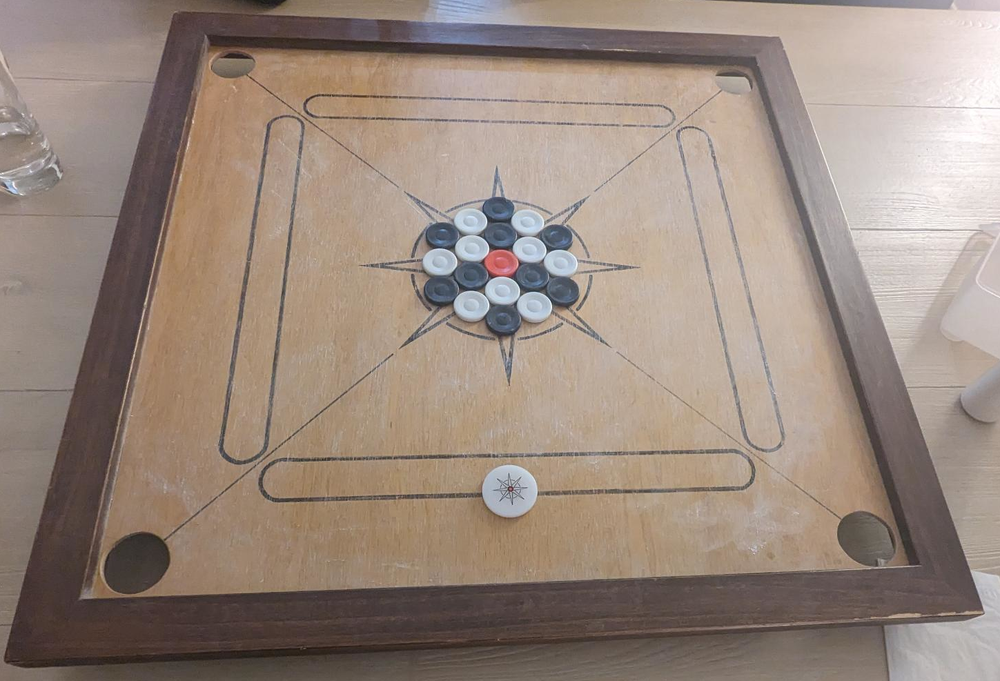
#> input picture images/board.png, 1000 x 681 px, shrunk from 1449 x 987 before the run
$ python tune_color.py
#> lines starting #> are read from the running program, lines starting #| are printed output that depends on the picture; after the words box and inside, x2 and y2 are one past the last pixel; in counts of white or black regions, pixels touching at a corner belong together
import cv2
import numpy as np

# Read and convert image to HSV
img = cv2.imread("images/board.png")
#> img is the input picture: shape (681, 1000, 3); mean B, G, R 125.8, 136.8, 153.1
hsv = cv2.cvtColor(img, cv2.COLOR_BGR2HSV)
#> hsv: shape (681, 1000, 3); mean H, S, V 22.1, 50, 153.9

# Create a window for the trackbars
win_name = "HSV Thresholding"
cv2.namedWindow(win_name)

# Initial trackbar values for H, S, V
# Hue range is [0..179], Saturation and Value are [0..255] in OpenCV
h_min, s_min, v_min = 5, 50, 50
h_max, s_max, v_max = 30, 255, 255

# Trackbar names
tb_h_min = "Hue Min"
tb_h_max = "Hue Max"
tb_s_min = "Sat Min"
tb_s_max = "Sat Max"
tb_v_min = "Val Min"
tb_v_max = "Val Max"

# Create trackbars
cv2.createTrackbar(tb_h_min, win_name, h_min, 179, lambda x: None)
cv2.createTrackbar(tb_h_max, win_name, h_max, 179, lambda x: None)
cv2.createTrackbar(tb_s_min, win_name, s_min, 255, lambda x: None)
cv2.createTrackbar(tb_s_max, win_name, s_max, 255, lambda x: None)
cv2.createTrackbar(tb_v_min, win_name, v_min, 255, lambda x: None)
cv2.createTrackbar(tb_v_max, win_name, v_max, 255, lambda x: None)

while True:
    # Read the current positions of the trackbars
    h_min = cv2.getTrackbarPos(tb_h_min, win_name)
    h_max = cv2.getTrackbarPos(tb_h_max, win_name)
    s_min = cv2.getTrackbarPos(tb_s_min, win_name)
    s_max = cv2.getTrackbarPos(tb_s_max, win_name)
    v_min = cv2.getTrackbarPos(tb_v_min, win_name)
    v_max = cv2.getTrackbarPos(tb_v_max, win_name)

    # Build the lower and upper bound arrays
    lower = np.array([h_min, s_min, v_min], dtype=np.uint8)
    upper = np.array([h_max, s_max, v_max], dtype=np.uint8)

    # Threshold in HSV space
    mask = cv2.inRange(hsv, lower, upper)
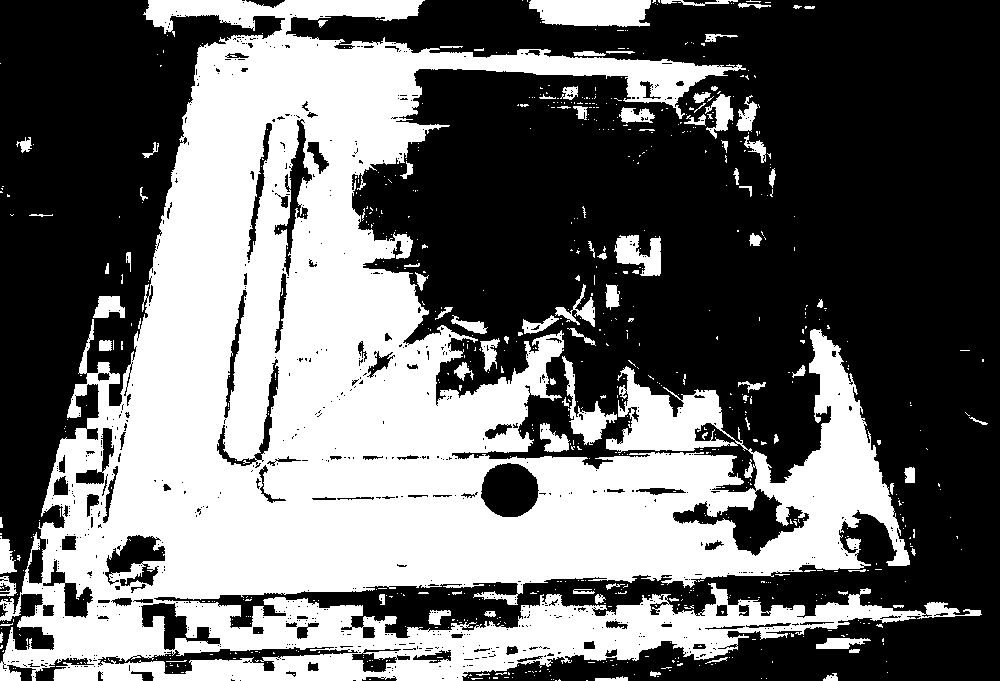
#> mask: shape (681, 1000); 42.3% white; 753 white regions (659 under 20 px), largest, box (x1, y1, x2, y2) and area: (0, 0, 982, 681) 270675, (529, 0, 651, 27) 2810, (562, 356, 617, 445) 1309

    # Optionally, show the filtered image by applying the mask
    filtered = cv2.bitwise_and(img, img, mask=mask)
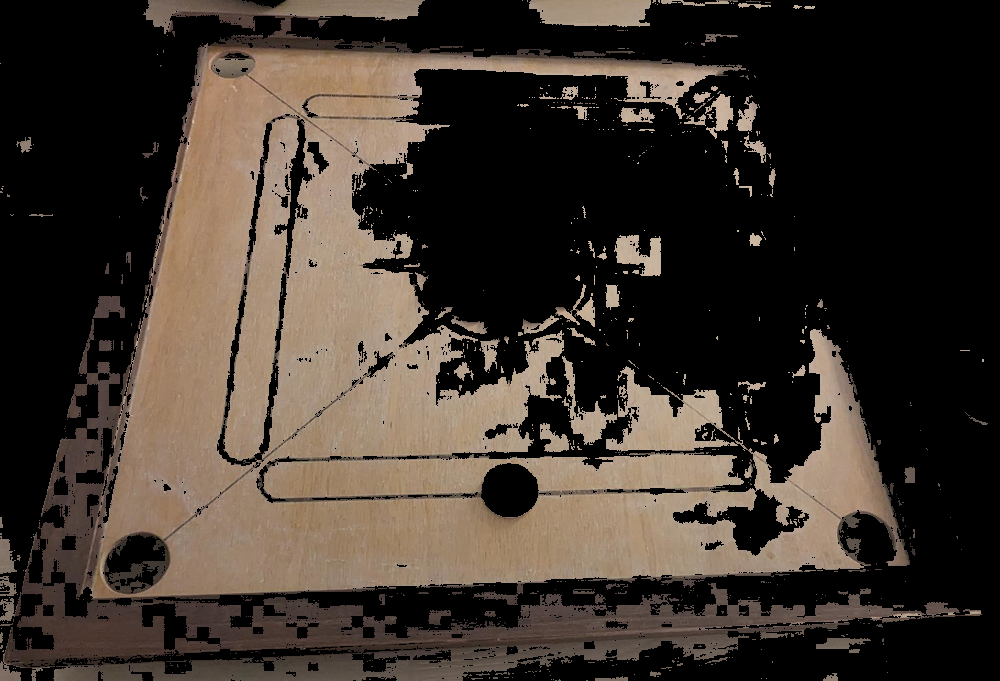
#> filtered: shape (681, 1000, 3); mean B, G, R 44.7, 52.7, 62.1

    # Show windows
    cv2.imshow("Mask", mask)
    cv2.imshow(win_name, filtered)

    key = cv2.waitKey(1) & 0xFF
#> (key q is pressed here)
    if key == ord("q"):
        break

cv2.destroyAllWindows()
